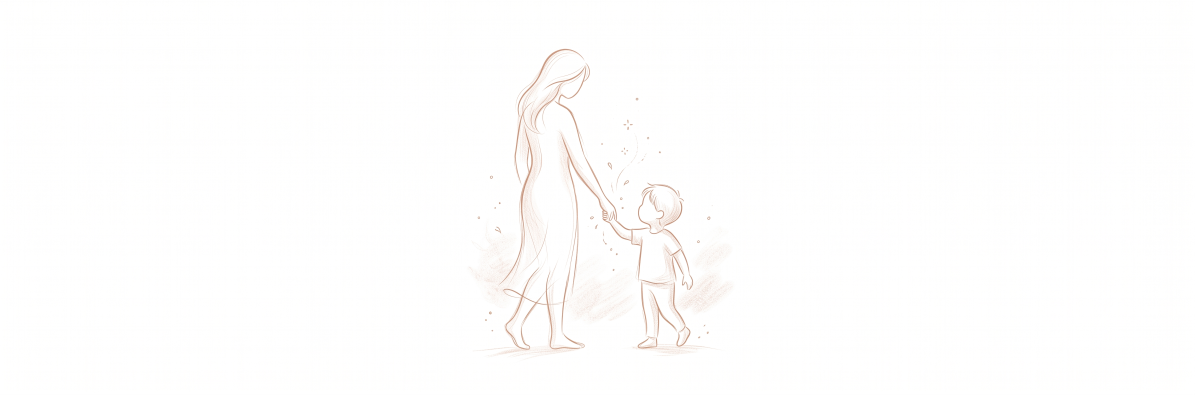
#> input picture assets/sheets/walk-source.jpg, 3584 x 1184 px, found by its file name (shown at 1/3 size)
$ python prep-walk.py
#> lines starting #> are read from the running program, lines starting #| are printed output that depends on the picture
"""
Preps the mother-and-child drawing that closes "אם זה הבית שלך".

  python scripts/prep-walk.py <source.jpg>

The drawing arrives as a very wide sheet, the figures small and centred in a
field of white, and drawn so pale that its darkest pixel is only (171,140,118).
Cropping alone would leave it almost invisible at the 96px it is rendered at.

So it is redrawn rather than merely cut out: the white page becomes
transparent, and every stroke is repainted in accent-ink at an opacity taken
from how dark it was. That keeps the pencil texture and the soft edges while
putting the figure in the site's own palette at a weight that actually reads —
and it means the drawing sits on cream, on white and on the wash without
carrying a white box around with it.
"""

import sys

import numpy as np
from PIL import Image

SRC = sys.argv[1] if len(sys.argv) > 1 else "public/images/walk-source.jpg"
OUT = "public/images/art-mother-walk.png"

# --color-accent-ink. The drawing's own terracotta is close to it already;
# pinning it exactly is what stops a second, slightly-off warm from entering.
INK = (0x9C, 0x4C, 0x2E)

# Lightness at which a pixel counts as page, and at which it counts as a full
# stroke. Measured off this drawing: the page sits at 255 and the darkest ink
# at 171, so the ramp is stretched across what is actually there instead of
# the 248..208 the denser sheet in prep-art.py could assume.
PAGE, FULL = 252, 186

image = Image.open(SRC).convert("RGB")
#> image is the input picture: PIL image 3584x1184 RGB; mean R, G, B 254.2, 253.8, 253.4
lightness = np.asarray(image).astype(np.int16).max(axis=2)

alpha = np.clip((PAGE - lightness) / (PAGE - FULL), 0, 1)
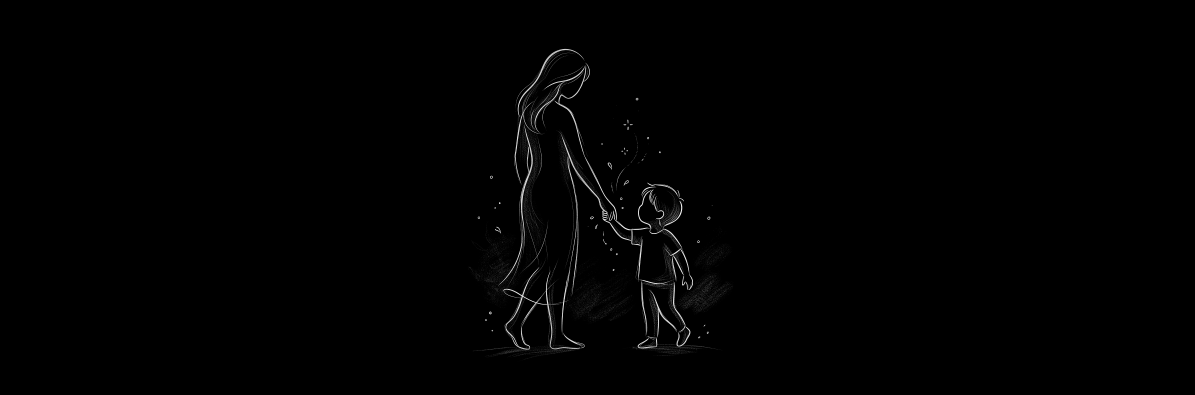
#> alpha: shape (1184, 3584) float64 (shown at 1/3 size); min 0, max 1, mean 0.00603

ys, xs = np.where(alpha > 0.04)
pad = 16
box = (
    max(0, xs.min() - pad),
    max(0, ys.min() - pad),
    min(image.width, xs.max() + 1 + pad),
    min(image.height, ys.max() + 1 + pad),
)
#> box = (1388, 130, 2215, 1100)
alpha = alpha[box[1] : box[3], box[0] : box[2]]
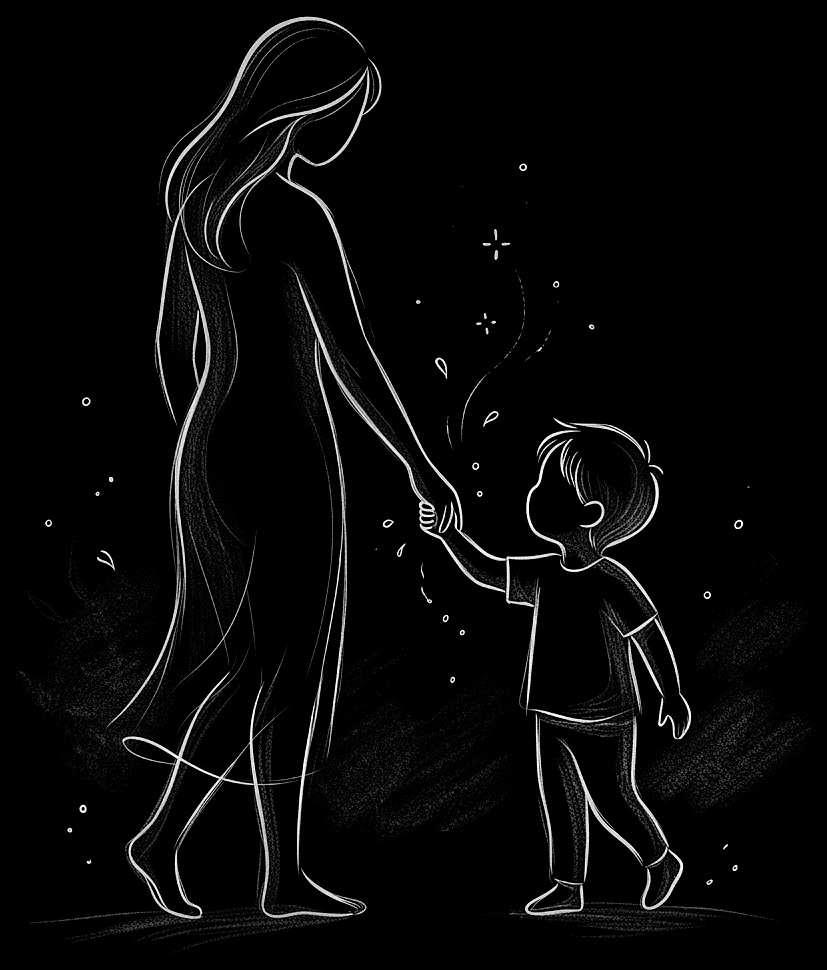
#> alpha: shape (970, 827) float64; min 0, max 1, mean 0.0319
print(f"{image.size} -> crop {box[2] - box[0]}x{box[3] - box[1]}")
#| (3584, 1184) -> crop 827x970

flat = np.empty((*alpha.shape, 4), dtype=np.uint8)
flat[..., 0], flat[..., 1], flat[..., 2] = INK
flat[..., 3] = (alpha * 255).astype(np.uint8)
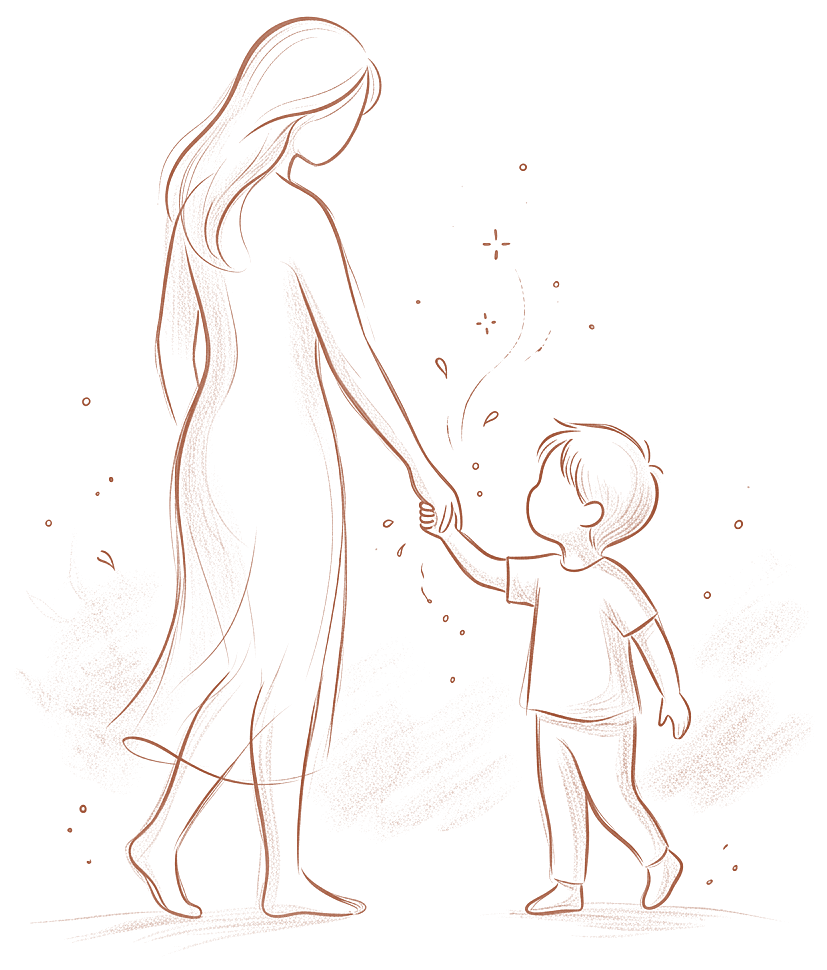
#> flat: shape (970, 827, 4); mean of channels 0, 1, 2, 3 156, 76, 46, 8.1; transparent parts drawn white

out = Image.fromarray(flat, "RGBA")
out.thumbnail((900, 900), Image.LANCZOS)
out.save(OUT)
print(f"{OUT} {out.size}")
#| public/images/art-mother-walk.png (767, 900)

$ run again, with assets/sheets/book-hands-source.jpg copied over assets/sheets/walk-source.jpg
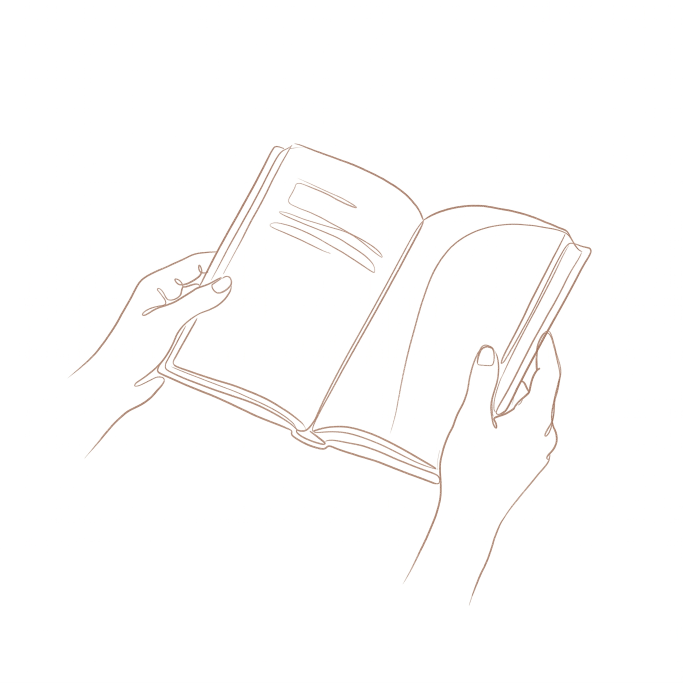
#> input picture assets/sheets/book-hands-source.jpg, 2048 x 2048 px, found by its file name (shown at 1/3 size)
#> image is the input picture: PIL image 2048x2048 RGB; mean R, G, B 253.6, 252.9, 252.6
#> `alpha = np.clip((PAGE - lightness) / (PAGE - FULL), 0, 1)`:
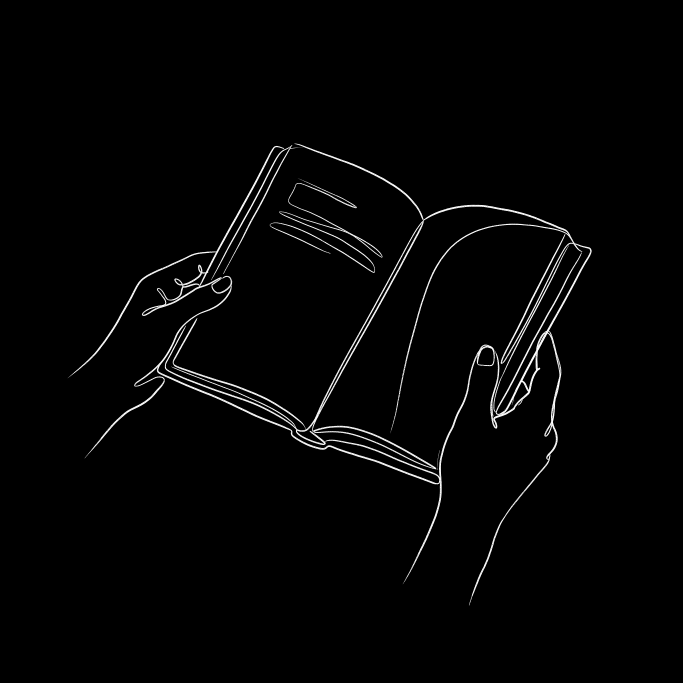
#> alpha: shape (2048, 2048) float64 (shown at 1/3 size); min 0, max 1, mean 0.0172
#> box = (186, 414, 1791, 1834)
#| (2048, 2048) -> crop 1605x1420
#> `out.thumbnail((900, 900), Image.LANCZOS)`:
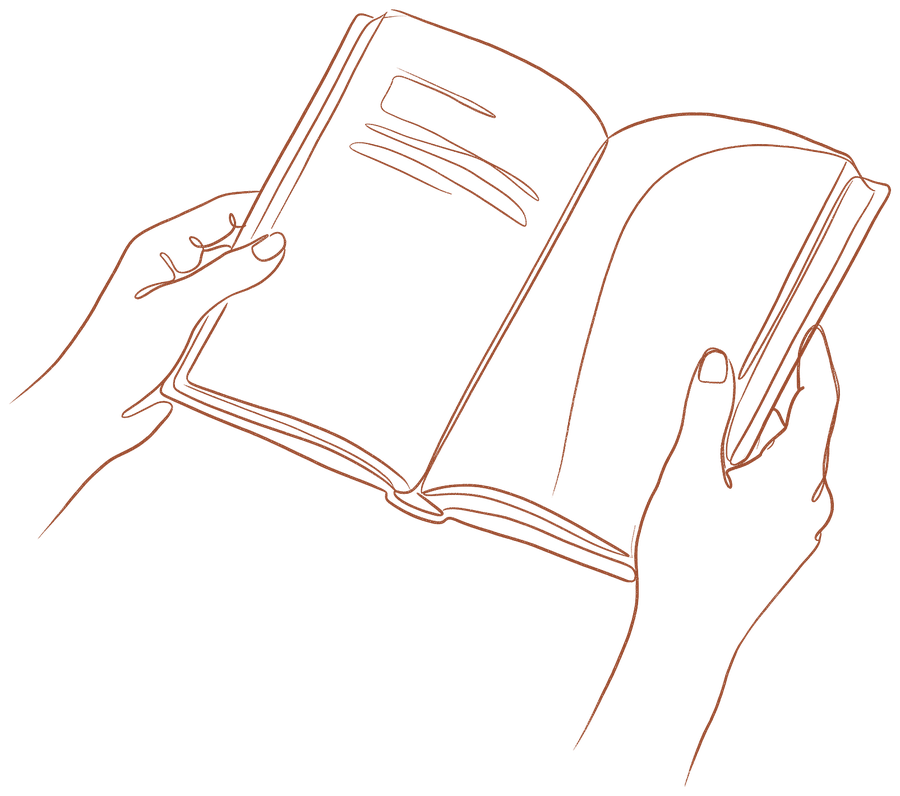
#> out: PIL image 900x796 RGBA; mean R, G, B, A 11.9, 5.5, 3.1, 8.2; transparent parts drawn white
#| public/images/art-mother-walk.png (900, 796)

$ run again, with assets/sheets/family-hold-source.jpg copied over assets/sheets/walk-source.jpg
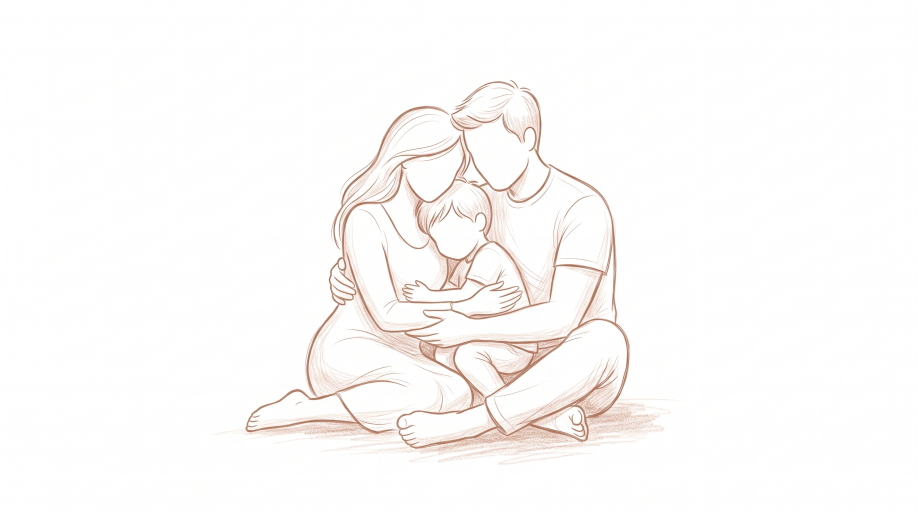
#> input picture assets/sheets/family-hold-source.jpg, 2752 x 1536 px, found by its file name (shown at 1/3 size)
#> image is the input picture: PIL image 2752x1536 RGB; mean R, G, B 252.1, 250.2, 249.1
#> `alpha = np.clip((PAGE - lightness) / (PAGE - FULL), 0, 1)`:
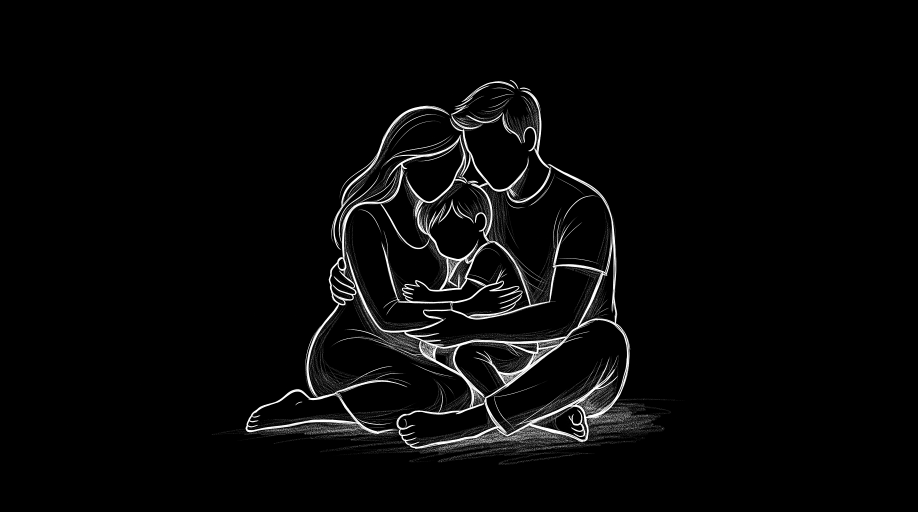
#> alpha: shape (1536, 2752) float64 (shown at 1/3 size); min 0, max 1, mean 0.0311
#> box = (619, 223, 2070, 1412)
#| (2752, 1536) -> crop 1451x1189
#> `out.thumbnail((900, 900), Image.LANCZOS)`:
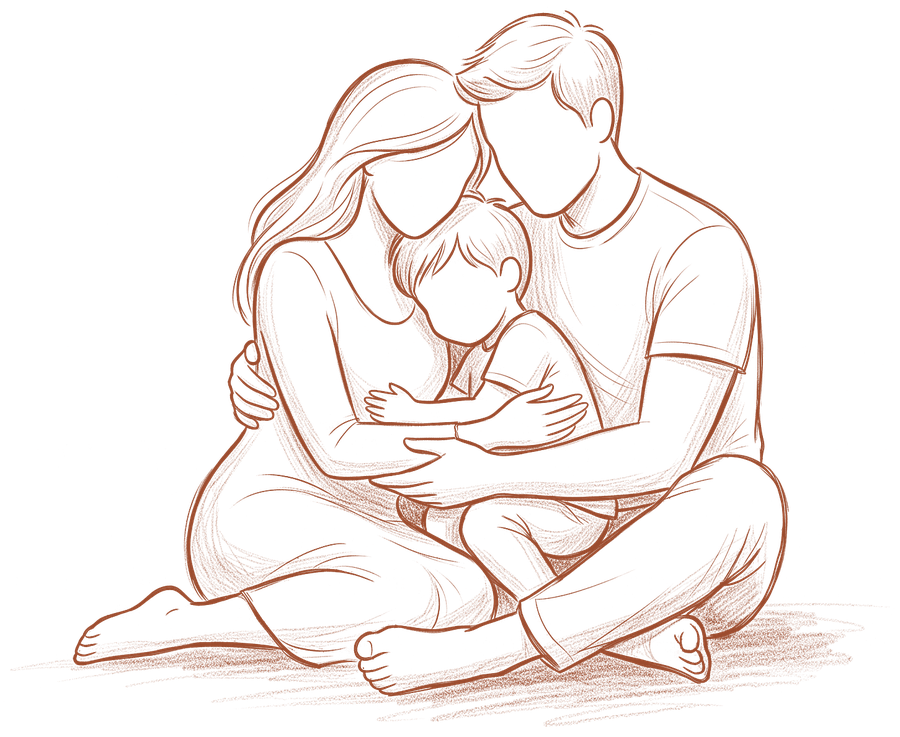
#> out: PIL image 900x737 RGBA; mean R, G, B, A 38.8, 18.1, 10.7, 19.5; transparent parts drawn white
#| public/images/art-mother-walk.png (900, 737)
